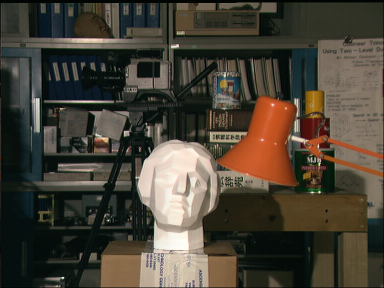
%> input picture matlab/SemiGlobalMathingImplementation-master/image_left.png, 384 x 288 px
$ octave test1.m   (GNU Octave 9; MATLAB toolbox functions it lacks are replaced by stand-ins)
%> lines starting %> are read from the running program, lines starting %| are printed output that depends on the picture
clc
clear

disparity_range = [-16 16];
im_reference  = rgb2gray(imread('image_left.png'));
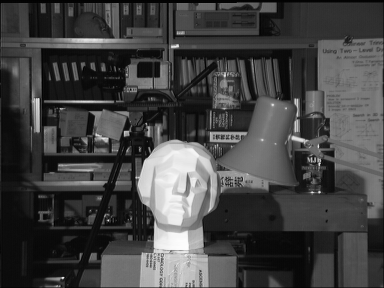
%> im_reference: size 288x384 uint8; min 0, max 253, mean 67.2
im_support  = rgb2gray(imread('image_right.png'));
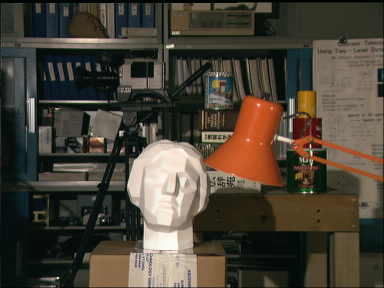
%> input picture matlab/SemiGlobalMathingImplementation-master/image_right.png, 384 x 288 px
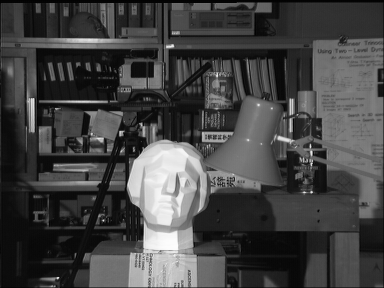
%> im_support: size 288x384 uint8; min 0, max 253, mean 67.9

% output image:
C = zeros(size(im_support,1), size(im_reference,2), disparity_range(2) - disparity_range(1) + 1, 'double');

% allocate im_diff. im_diff is in left coords:
im_diff = zeros(size(im_reference, 1), size(im_reference,2), 'double');
Lr = zeros([size(C),8], 'double');
for disp = 5

    % calc borders for images
    init = [1, size(im_reference,2)];
    borders_left = [1, size(im_reference,2)] - disp*  [(disp < 0), disp > 0];
    borders_right = borders_left + [disp, disp];

    % im_diff = (im_left - im_reference).^2, inside borders
    im_diff(:, borders_left(1) : borders_left(2)) = ...
    im_support(:, borders_left(1) : borders_left(2)) - ...
    im_reference(:, borders_right(1) : borders_right(2));
    im_diff = abs(im_diff);

    im_diff(:, 1:borders_left(1)) = im_diff(:, borders_left(1)) * ...
    ones(1, borders_left(1));
    im_diff(:, borders_left(2):end) = im_diff(:,borders_left(2)) * ...
    ones(1, size(im_diff,2) - borders_left(2) + 1);

     % for summing, do convolution with ones:
    filt = ones(5);
    C(:, :, disp - disparity_range(1) + 1) = ...
        conv2(im_diff, filt, 'same');


end
%> this loop made 1 pass
%> pass 1, `im_diff = abs(im_diff);`:
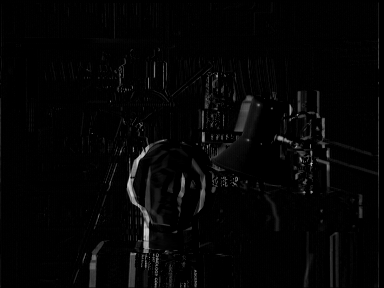
%> im_diff: size 288x384 double; min 0, max 210, mean 4.9
